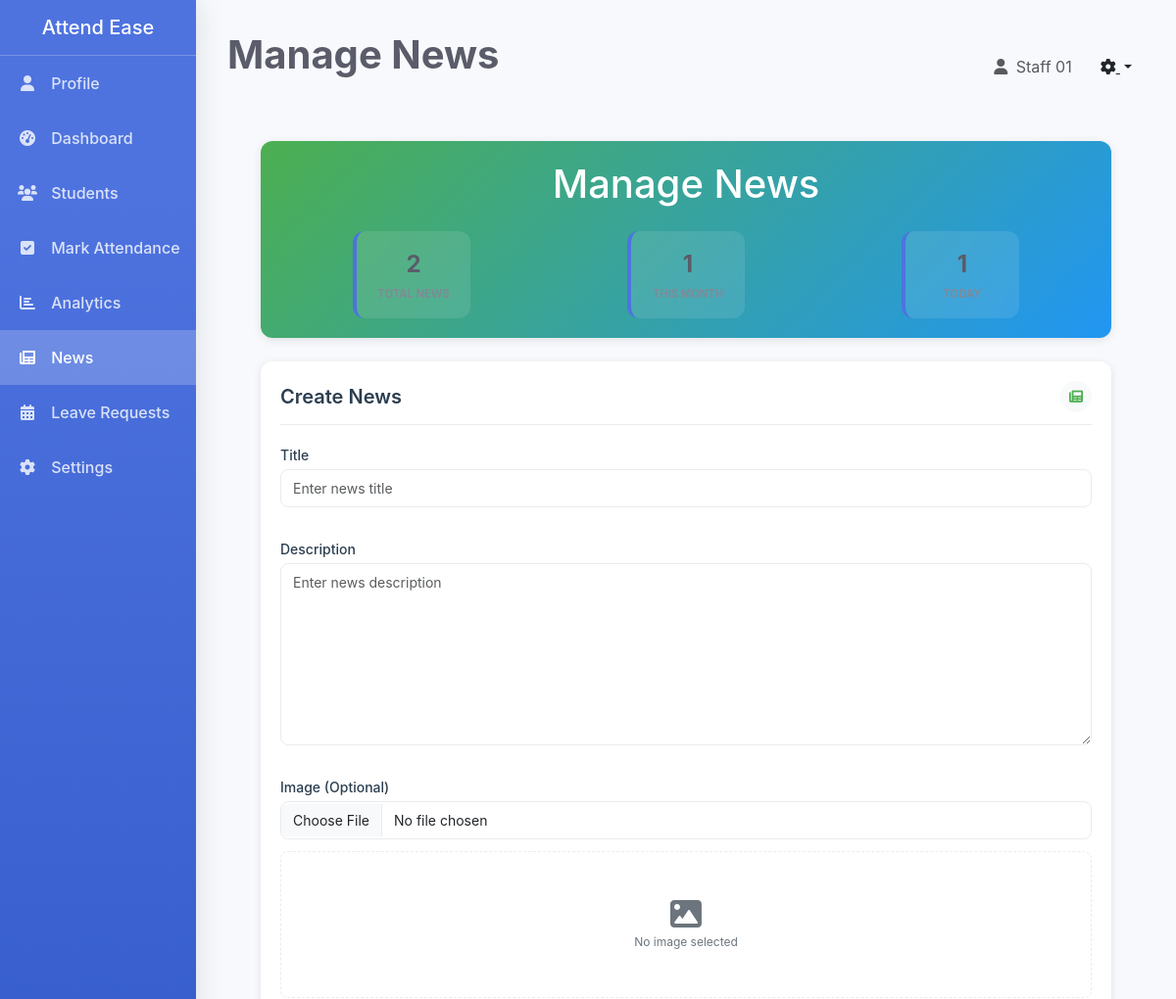
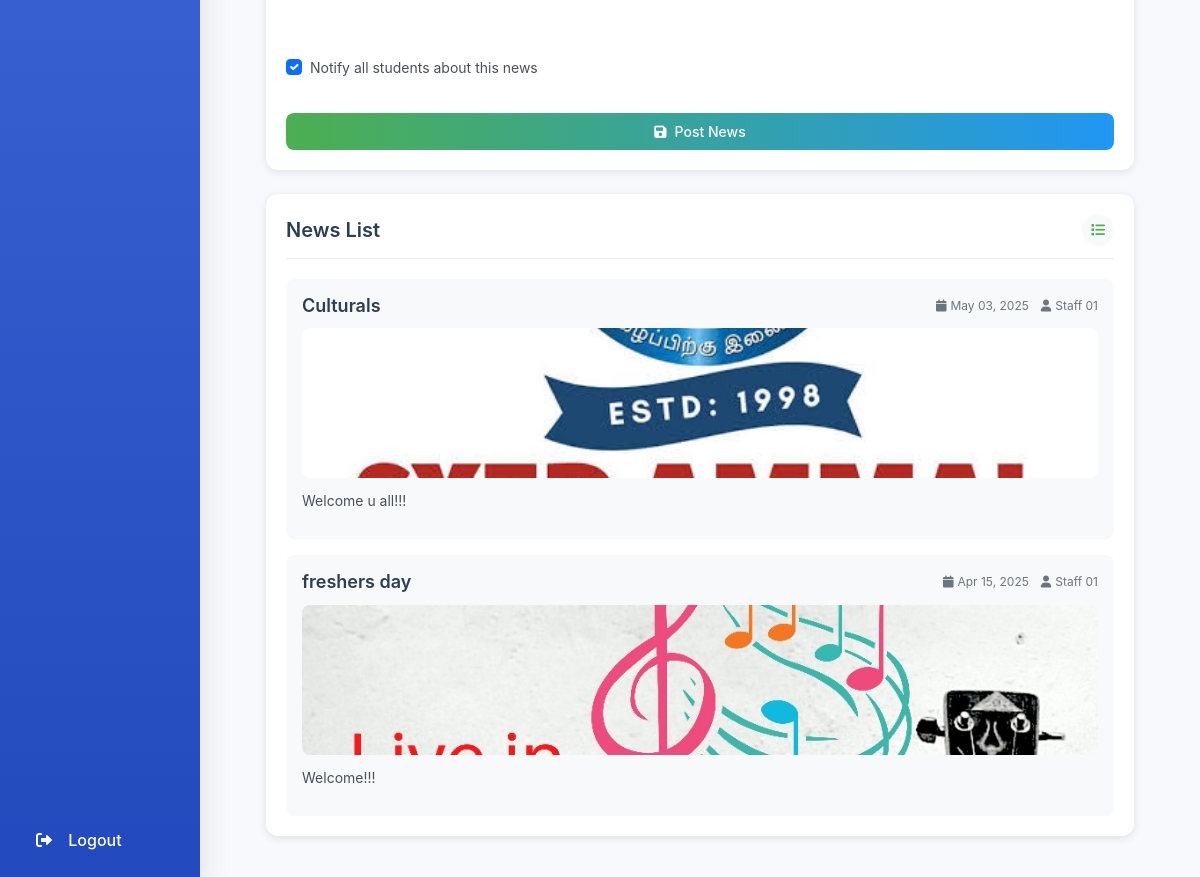
Screenshot of /admin-panel/admin-panel/news/ (signed in) with the database file from the repository (2 pictures, top to bottom).
### attendance_core/models.py (models this page shows)
class News(models.Model):
    title = models.CharField(max_length=200)
    description = models.TextField()
    image = models.ImageField(upload_to='news_images/', null=True, blank=True)
    posted_by = models.ForeignKey(User, on_delete=models.SET_NULL, null=True, related_name='posted_news')
    created_at = models.DateTimeField(auto_now_add=True)
    updated_at = models.DateTimeField(auto_now=True)
    class Meta:
        ordering = ['-created_at']

### attendance_core/views.py (the view)
# urls.py: path('admin-panel/news/', views.manage_news, name='manage_news'),
@login_required
@user_passes_test(is_admin)
def manage_news(request):
    if request.method == 'POST':
        form = NewsForm(request.POST, request.FILES)
        if form.is_valid():
            news = form.save(commit=False)
            news.posted_by = request.user
            news.save()
            notify_students = request.POST.get('notify_students', 'false') == 'true'
            if notify_students:
                students = User.objects.filter(student_profile__isnull=False)
                for student in students:
                    Notification.objects.create(
                        user=student,
                        title='New Announcement',
                        message=f'New announcement: {news.title}',
                        type='NEWS'
                    )
            messages.success(request, 'News posted successfully!')
            return redirect('manage_news')
        else:
            messages.error(request, 'Please correct the errors below.')
    else:
        form = NewsForm()
    today = timezone.now().date()
    start_of_month = today.replace(day=1)
    total_news = News.objects.count()
    news_this_month = News.objects.filter(created_at__gte=start_of_month).count()
    news_today = News.objects.filter(created_at__date=today).count()
    news_list = News.objects.all().order_by('-created_at')
    return render(request, 'attendance_core/admin/manage_news.html', {
        'form': form,
        'news_list': news_list,
        'total_news': total_news,
        'news_this_month': news_this_month,
        'news_today': news_today
    })

### attendance_core/forms.py
class NewsForm(forms.ModelForm):
    class Meta:
        model = News
        fields = ['title', 'description', 'image']
        widgets = {
            'description': forms.Textarea(attrs={'rows': 4})
        }

### attendance_core/views.py (called while the page is built)
def is_admin(user):
    return user.is_authenticated and user.is_staff

### attendance_core/templates/attendance_core/admin/manage_news.html (shortened to what this page needs)
{% extends 'attendance_core/base.html' %}
{% block page_title %}Manage News{% endblock %}
{% block content %}
<div class="news-container">
    <div class="news-header">
        <h1 class="text-center mb-4">Manage News</h1>
        <div class="news-stats">
            <div class="stat-card">
                <div class="stat-value">{{ total_news }}</div>
                <div class="stat-label">Total News</div>
            </div>
            <div class="stat-card">
                <div class="stat-value">{{ news_this_month }}</div>
                <div class="stat-label">This Month</div>
            </div>
            <div class="stat-card">
                <div class="stat-value">{{ news_today }}</div>
                <div class="stat-label">Today</div>
            </div>
        </div>
    </div>
    <div class="create-news-section">
        <div class="section-header">
            <h2 class="section-title">Create News</h2>
            <div class="section-icon">
                <i class="fas fa-newspaper"></i>
            </div>
        </div>
        <form method="post" enctype="multipart/form-data" class="news-form">
            <div class="form-group">
                <label class="form-label" for="title">Title</label>
                <input type="text" class="form-control" id="title" name="title" required placeholder="Enter news title">
            </div>
            <div class="form-group">
                <label class="form-label" for="description">Description</label>
                <textarea class="form-control" id="description" name="description" rows="8" required placeholder="Enter news description"></textarea>
            </div>
            <div class="form-group">
                <label class="form-label" for="image">Image (Optional)</label>
                <div class="image-upload-container">
                    <input type="file" class="form-control" id="image" name="image" accept="image/*">
                    <div class="image-preview" id="imagePreview">
                        <i class="fas fa-image"></i>
                        <span>No image selected</span>
                    </div>
                </div>
            </div>
            <div class="form-group">
                <div class="form-check">
                    <input type="checkbox" class="form-check-input" id="notify_students" name="notify_students" checked>
                    <label class="form-check-label" for="notify_students">Notify all students about this news</label>
                </div>
            </div>
            <button type="submit" class="btn btn-save">
                <i class="fas fa-save me-2"></i>Post News
            </button>
        </form>
    </div>
    <div class="news-list-section">
        <div class="section-header">
            <h2 class="section-title">News List</h2>
            <div class="section-icon">
                <i class="fas fa-list"></i>
            </div>
        </div>
        <div class="news-list">
            {% if news_list %}
                {% for news in news_list %}
                <div class="news-item">
                    <div class="news-item-header">
                        <h3 class="news-item-title">{{ news.title }}</h3>
                        <div class="news-item-meta">
                            <span><i class="fas fa-calendar me-1"></i>{{ news.created_at|date:"M d, Y" }}</span>
                            <span><i class="fas fa-user me-1"></i>{{ news.posted_by.get_full_name }}</span>
                        </div>
                    </div>
                    {% if news.image %}
                    <img src="{{ news.image.url }}" alt="{{ news.title }}" class="news-image">
                    {% endif %}
                    <div class="news-item-content">
                        {{ news.description|truncatewords:50 }}
                    </div>
                </div>
                {% endfor %}
            {% else %}
                <div class="empty-state">
                    <i class="fas fa-newspaper empty-state-icon"></i>
                    <p>No news articles found.</p>
                </div>
            {% endif %}
        </div>
    </div>
</div>
{% endblock %}

### attendance_core/templates/attendance_core/base.html (shortened to what this page needs)
<!DOCTYPE html>
<html lang="en">
<head>
    <link href="https://cdn.jsdelivr.net/npm/bootstrap@5.3.0/dist/css/bootstrap.min.css" rel="stylesheet">
    <link href="https://cdnjs.cloudflare.com/ajax/libs/font-awesome/6.0.0/css/all.min.css" rel="stylesheet">
</head>
<body>
    <div class="container-fluid">
        <div class="row">
            <div class="col-md-3 col-lg-2 sidebar">
                <div class="d-flex flex-column h-100">
                    <div class="p-3 text-center">
                        <h5 class="text-white mb-0">Attend Ease</h5>
                    </div>
                    <hr class="border-light my-0">
                    {% if user.is_staff %}
                        <div class="d-flex flex-column">
                            <a href="{% url 'admin_profile' %}" class="nav-link {% if request.resolver_match.url_name == 'admin_profile' %}active{% endif %}">
                                <i class="fas fa-user"></i> Profile
                            </a>
                            <a href="{% url 'admin_dashboard' %}" class="nav-link {% if request.resolver_match.url_name == 'admin_dashboard' %}active{% endif %}">
                                <i class="fas fa-tachometer-alt"></i> Dashboard
                            </a>
                            <a href="{% url 'student_management' %}" class="nav-link {% if request.resolver_match.url_name == 'student_management' %}active{% endif %}">
                                <i class="fas fa-users"></i> Students
                            </a>
                            <a href="{% url 'mark_attendance' %}" class="nav-link {% if request.resolver_match.url_name == 'mark_attendance' %}active{% endif %}">
                                <i class="fas fa-check-square"></i> Mark Attendance
                            </a>
                            <a href="{% url 'attendance_analytics' %}" class="nav-link {% if request.resolver_match.url_name == 'attendance_analytics' %}active{% endif %}">
                                <i class="fas fa-chart-bar"></i> Analytics
                            </a>
                            <a href="{% url 'manage_news' %}" class="nav-link {% if request.resolver_match.url_name == 'manage_news' %}active{% endif %}">
                                <i class="fas fa-newspaper"></i> News
                            </a>
                            <a href="{% url 'manage_leave_requests' %}" class="nav-link {% if request.resolver_match.url_name == 'manage_leave_requests' %}active{% endif %}">
                                <i class="fas fa-calendar-alt"></i> Leave Requests
                            </a>
                            <a href="{% url 'admin_settings' %}" class="nav-link {% if request.resolver_match.url_name == 'admin_settings' %}active{% endif %}">
                                <i class="fas fa-cog"></i> Settings
                            </a>
                        </div>
                    {% endif %}
                    <div class="mt-auto p-3">
                        <a href="{% url 'logout' %}" class="nav-link text-white">
                            <i class="fas fa-sign-out-alt"></i> Logout
                        </a>
                    </div>
                </div>
            </div>
            <div class="col-md-9 col-lg-10 main-content">
                <div class="d-flex justify-content-between align-items-center mb-4">
                    <h1 class="page-title">{% block page_title %}{% endblock %}</h1>
                    <div class="d-flex align-items-center">
                        <span class="me-3 text-muted">
                            <i class="fas fa-user me-1"></i>
                            {{ user.get_full_name|default:user.username }}
                        </span>
                        <div class="dropdown">
                            <button class="btn btn-link text-dark dropdown-toggle" type="button" id="userDropdown" data-bs-toggle="dropdown" aria-expanded="false">
                                <i class="fas fa-cog"></i>
                            </button>
                        </div>
                    </div>
                </div>
                {% block content %}{% endblock %}
            </div>
        </div>
    </div>
</body>
</html>

### attendance_core/templates/attendance_core/base.html (style rules this page uses)
:root { --primary-color: #4e73df; --secondary-color: #858796; --success-color: #1cc88a; --info-color: #36b9cc; --warning-color: #f6c23e; --danger-color: #e74a3b; --light-color: #f8f9fc; --dark-color: #5a5c69; }
body { background-color: #f8f9fc; font-family: 'Nunito', -apple-system, BlinkMacSystemFont, "Segoe UI", Roboto, "Helvetica Neue", Arial, sans-serif; }
.sidebar { background: linear-gradient(180deg, var(--primary-color) 10%, #224abe 100%); min-height: 100vh; padding: 0; box-shadow: 0 0.15rem 1.75rem 0 rgba(58, 59, 69, 0.15); }
.sidebar .nav-link { color: rgba(255, 255, 255, 0.8); padding: 1rem; font-weight: 500; transition: all 0.3s; }
.sidebar .nav-link.active { color: #fff; background: rgba(255, 255, 255, 0.2); }
.sidebar .nav-link i { margin-right: 0.5rem; width: 1.5rem; text-align: center; }
.main-content { padding: 2rem; }
.btn { border-radius: 0.35rem; padding: 0.375rem 0.75rem; font-weight: 500; transition: all 0.3s; }
.form-control { border-radius: 0.35rem; border: 1px solid #d1d3e2; }
.page-title { color: var(--dark-color); font-weight: 700; margin-bottom: 1.5rem; }
.stat-card { border-left: 0.25rem solid var(--primary-color); }
.stat-card .stat-value { font-size: 1.5rem; font-weight: 700; color: var(--dark-color); }
.stat-card .stat-label { font-size: 0.7rem; font-weight: 700; text-transform: uppercase; color: var(--secondary-color); }

### rows the page displays
News: title "Culturals", created_at "May 03, 2025", posted_by.get_full_name "Staff 01", image (picture), description "Welcome u all!!!"
News: title "freshers day", created_at "Apr 15, 2025", posted_by.get_full_name "Staff 01", image (picture), description "Welcome!!!"

### other values shown
{{ user.get_full_name|default:user.username }} "Staff 01"
{{ total_news }} "2"
{{ news_this_month }} "1"
{{ news_today }} "1"
